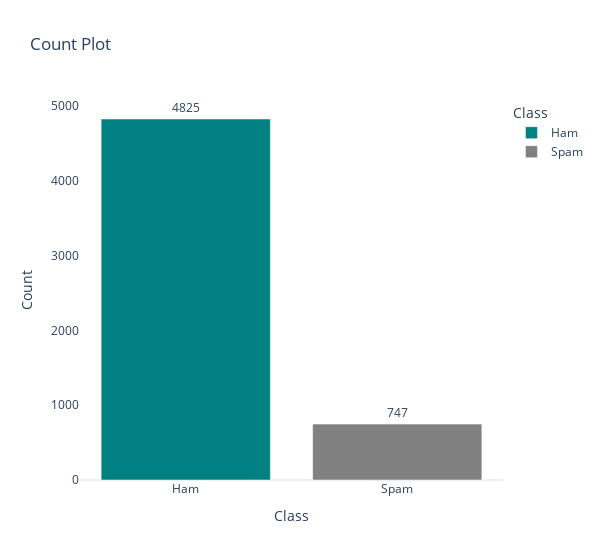

Notebook cell for this chart:
### Markdown cell above
### Count plot

### Code cell
temp = pd.DataFrame()
temp['Class'] = ['Ham','Spam']
temp['Count'] = [len(data[data['class'] == 'ham']), len(data[data['class'] == 'spam'])]
temp = temp.sort_values(by = ['Count'], ascending = False)
fig = px.bar(temp, x = 'Class', y = 'Count', 
             color = "Class", text_auto='', width = 600, 
             color_discrete_sequence = ["teal", "gray"],
             template = 'plotly_white',
            title = "Count Plot")

fig.update_xaxes(showgrid = False)
fig.update_yaxes(showgrid = False)
fig.update_traces(textfont_size=12, textangle = 0, textposition = "outside", cliponaxis = False)
fig.show()

### Figure 1 — Plotly figure (JSON) as saved in the notebook; plotly's stock layout.template omitted (floating-point values rounded to 4 significant figures)
{"data": [{"alignmentgroup": "True", "cliponaxis": false, "hovertemplate": "Class=%{x}<br>Count=%{y}<extra></extra>", "legendgroup": "Ham", "marker": {"color": "teal", "pattern": {"shape": ""}}, "name": "Ham", "offsetgroup": "Ham", "orientation": "v", "showlegend": true, "textangle": 0, "textfont": {"size": 12}, "textposition": "outside", "texttemplate": "%{y:}", "type": "bar", "x": ["Ham"], "xaxis": "x", "y": [4825], "yaxis": "y"}, {"alignmentgroup": "True", "cliponaxis": false, "hovertemplate": "Class=%{x}<br>Count=%{y}<extra></extra>", "legendgroup": "Spam", "marker": {"color": "gray", "pattern": {"shape": ""}}, "name": "Spam", "offsetgroup": "Spam", "orientation": "v", "showlegend": true, "textangle": 0, "textfont": {"size": 12}, "textposition": "outside", "texttemplate": "%{y:}", "type": "bar", "x": ["Spam"], "xaxis": "x", "y": [747], "yaxis": "y"}], "layout": {"barmode": "relative", "legend": {"title": {"text": "Class"}, "tracegroupgap": 0}, "title": {"text": "Count Plot"}, "width": 600, "xaxis": {"anchor": "y", "categoryarray": ["Ham", "Spam"], "categoryorder": "array", "domain": [0, 1], "showgrid": false, "title": {"text": "Class"}}, "yaxis": {"anchor": "x", "domain": [0, 1], "showgrid": false, "title": {"text": "Count"}}}}
